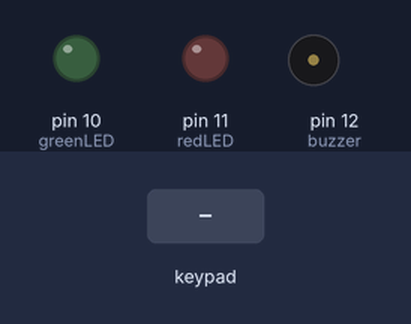
A sketch run on a simulated Arduino Uno, built with avr-gcc and run on an emulated ATmega328P. On the bench: output pins drawn as LEDs (lit = HIGH), buzzer (waves = sounding). The test bench sets the inputs (shaded band). What the sketch prints to the serial monitor is not drawn.

Above: at 1.2 s.
1.3 s: keypad keys 2 3 0 0 1 # pressed 0.4 s apart
At 3.7 s:
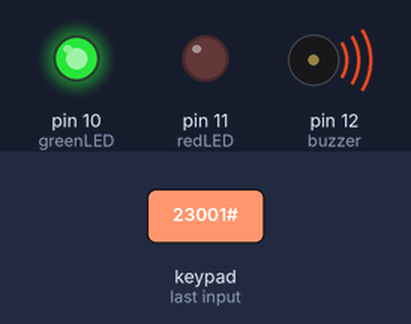
At 4.4 s:
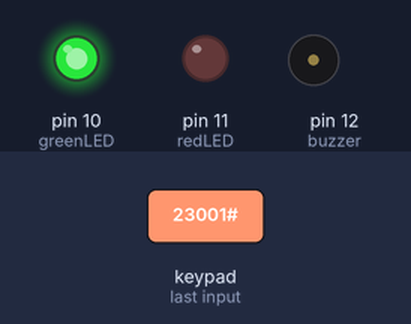
6.7 s: key '#' pressed
At 7.5 s:
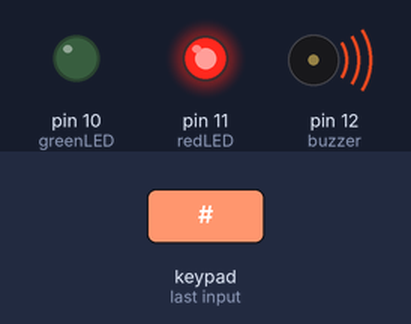
Timing chart, 0 to 9.7 s (numbered marks = the images above; inputs shaded):
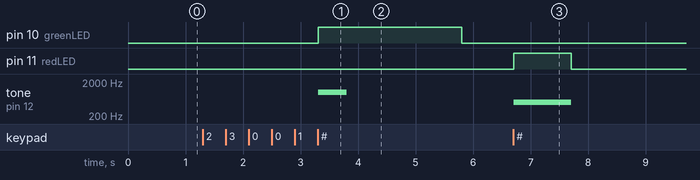

The sketch:

examroom.ino
```cpp
#include <Keypad.h>

const byte ROWS = 4;
const byte COLS = 4;

char keys[ROWS][COLS] = {
  {'1','2','3','A'},
  {'4','5','6','B'},
  {'7','8','9','C'},
  {'*','0','#','D'}
};

byte rowPins[ROWS] = {2,3,4,5};
byte colPins[COLS] = {6,7,8,9};

Keypad keypad = Keypad(makeKeymap(keys), rowPins, colPins, ROWS, COLS);

const int greenLED = 10;
const int redLED = 11;
const int buzzer = 12;

String input = "";

String regNo[] = {"23001","23002","23003","23004","23005"};
String hall[]  = {"A101","A101","A102","A103","A104"};
String desk[]  = {"01","02","15","08","20"};

void setup() {

  Serial.begin(9600);

  pinMode(greenLED, OUTPUT);
  pinMode(redLED, OUTPUT);
  pinMode(buzzer, OUTPUT);

  digitalWrite(greenLED, LOW);
  digitalWrite(redLED, LOW);

  Serial.println("================================");
  Serial.println(" SMART EXAM DESK FINDER ");
  Serial.println("================================");
  Serial.println("Enter Register Number");
  Serial.println("Press # to Search");
  Serial.println("Press * to Clear");
}

void loop() {

  char key = keypad.getKey();

  if(key){

    if(key >= '0' && key <= '9'){
      input += key;
      Serial.print(key);
    }

    else if(key == '*'){
      input = "";
      Serial.println();
      Serial.println("Input Cleared");
    }

    else if(key == '#'){
      Serial.println();
      searchStudent();
      input = "";
      Serial.println();
      Serial.println("Enter Register Number");
    }

  }

}

void searchStudent(){

  bool found = false;

  for(int i=0;i<5;i++){

    if(input == regNo[i]){

      found = true;

      Serial.println("REGISTER FOUND");
      Serial.print("Hall : ");
      Serial.println(hall[i]);

      Serial.print("Desk : ");
      Serial.println(desk[i]);

      digitalWrite(greenLED,HIGH);

      tone(buzzer,1000);
      delay(500);
      noTone(buzzer);

      delay(2000);

      digitalWrite(greenLED,LOW);

      break;

    }

  }

  if(!found){

    Serial.println("INVALID REGISTER NUMBER");

    digitalWrite(redLED,HIGH);

    tone(buzzer,500);
    delay(1000);
    noTone(buzzer);

    digitalWrite(redLED,LOW);

  }

}
```

Measured:
- after the input at 1.3 s, pin 10 (greenLED): LOW → HIGH after 2.0 s, → LOW 2.5 s later; tone on pin 12 (buzzer): silent → 1000 Hz after 2.0 s, → silent 0.50 s later
- after the input at 6.7 s, pin 11 (redLED): LOW → HIGH at once, → LOW 1.0 s later; tone on pin 12 (buzzer): silent → 500 Hz at once, → silent 1.0 s later
